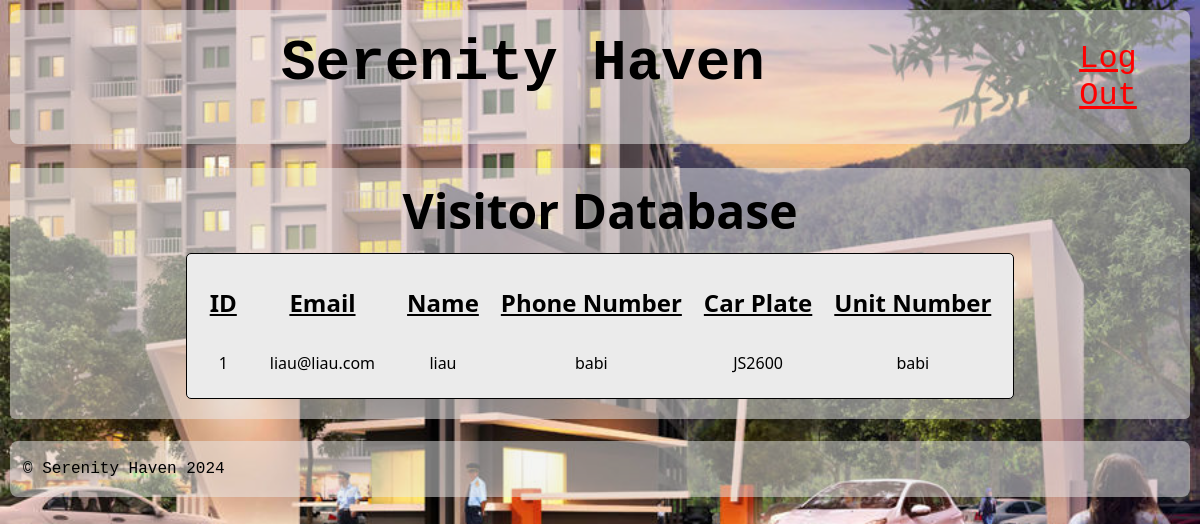
/mainpageSecurity.php (signed in), run on an earlier commit of the app's database.
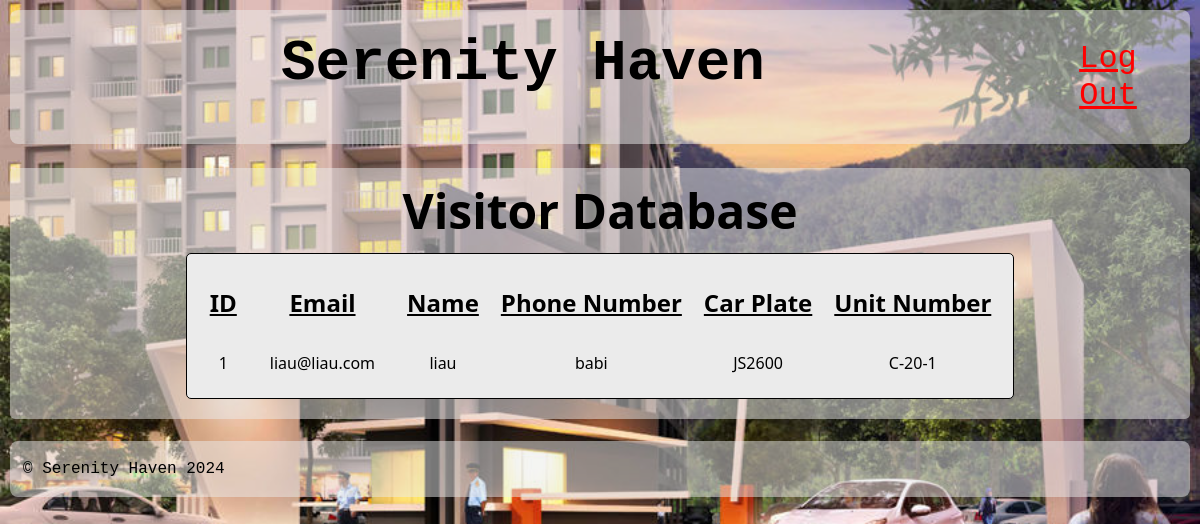
And on a later commit of the database.
### tables this page shows
CREATE TABLE `visitor` (
  `id` int(11) NOT NULL,
  `email` varchar(255) NOT NULL,
  `name` varchar(255) NOT NULL,
  `noPhone` varchar(12) NOT NULL,
  `carPlate` varchar(10) NOT NULL,
  `noUnit` varchar(10) DEFAULT NULL
);

### mainpageSecurity.php (the view, shortened to what this page needs)
<!DOCTYPE html>
<html lang="en">
<?php
include("session.php");
include("header2.php");
?>
<head>
</head>
<body>
	<div class="visitor">
		<h1>Visitor Database</h1>
		<?php
		$query = "SELECT * FROM visitor";
		$result = mysqli_query($conn, $query) or die(mysql_error());
		if (mysqli_num_rows ($result) > 0)
		{
			echo "<table class='table'>";
			echo "<col>";
			echo "<col>";
			echo "<col>";
			echo "<tr>";
			echo "<th>ID</th>";
			echo "<th>Email</th>";
			echo "<th>Name</th>";
			echo "<th>Phone Number</th>";
			echo "<th>Car Plate</th>";
			echo "<th>Unit Number</th>";
			while ($row = mysqli_fetch_assoc($result))
			{
				echo "<tr>";
				echo "<td>".$row['id']."</td>";
				echo "<td>".$row['email']."</td>";
				echo "<td>".$row['name']."</td>";
				echo "<td>".$row['noPhone']."</td>";
				echo "<td>".$row['carPlate']."</td>";
				echo "<td>".$row['noUnit']."</td>";
				echo "</tr>";
			}
			echo"</table>";
		}
		else{
			echo"<h1><u>No data</u></h1>";
		}
		?>
	</div>
</body>
<?php
include("footer.php");
?>
</html>

### header2.php (shortened to what this page needs)
<!DOCTYPE html>
<html lang="en" class="theme">
<head>
</head>
<body>
<div class="header">
    <div class="left">
		<h1><a href="">Serenity Haven</a></h1>
  	</div>
	<div class="right">
		<a href="logout.php">Log Out</a>
	</div>
</div>
</body>
</html>

### footer.php (shortened to what this page needs)
<!DOCTYPE html>
<html lang="en">
<head>
</head>
<body>
	<br>
	<div class="footer">
		<p>© Serenity Haven 2024</p>
	</div>
</body>
</html>

### mainpageSecurity.php (style rules this page uses)
body { padding: 10px; font-family: Candara, Calibri, Segoe, Segoe UI, Optima, Arial, sans-serif; margin: 0; background-repeat: no-repeat; background-attachment: fixed; background-size: cover; }
.visitor { background-color: rgba(235, 235, 235, 0.5); padding-bottom: 20px; border-radius: 5px; text-align: center; margin-top: 2%; }
.visitor h1 { font-size: 300%; font-weight: bold; margin-top: 0px; margin-bottom: 0px; padding: 10px 0px; }
.visitor .table { padding: 10px; border: 1px solid black; text-align: center; background-color: rgb(235, 235, 235); margin: auto; border-radius: 5px; }
.visitor .table td { text-align: center; height: 25px; font-size: 100%; padding: 10px 20px; }
.visitor .table th { font-size: 150%; text-align: center; font-weight: bold; text-decoration: underline; padding: 20px 10px; }

### footer.php (style rules this page uses)
.footer { color: var(--text); background: var(--background); display: flex; font-family: andale mono, monospace; border-radius: 8px; font-size: 100%; padding: 3px; transition: 0.5s; text-align: left; }
.footer p { padding-left: 10px; }

What changed in the data, as far as the page shows it:
changed visitor "liau@liau.com": noUnit "babi" → "C-20-1"
